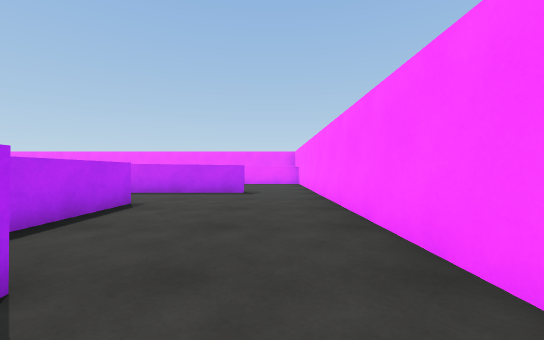
view 1 (above)

21 first-person views from a walk through a scene from a Unity 3-D project. The camera is 0.72 m above the floor, looks level and sees 90° across. The floor is counted in squares, 1 m on a side. Each view is taken from the middle of a square. On the plan, view 1 faces up. The plan holds only what a view shows up to about 9 squares ahead; the rest is blank. The player character is not drawn.

view 2
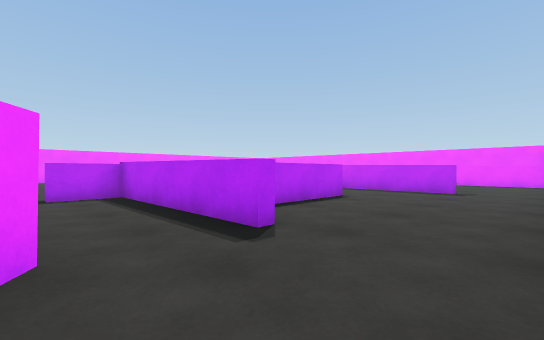

view 3
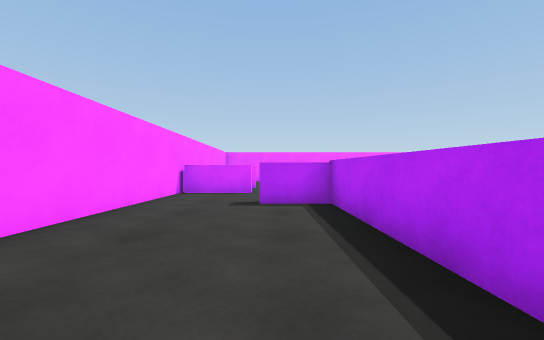

view 4
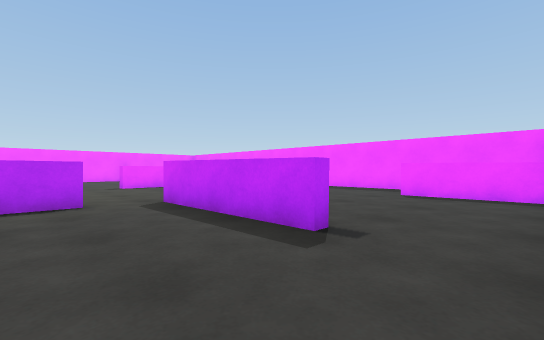

view 5
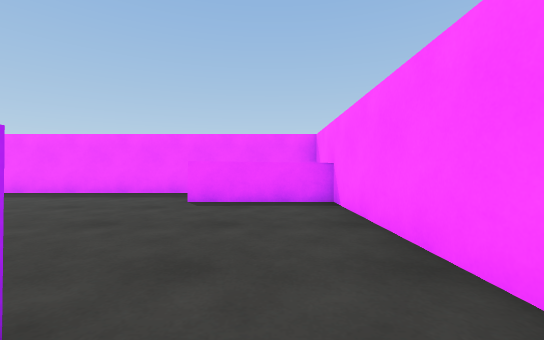

view 6
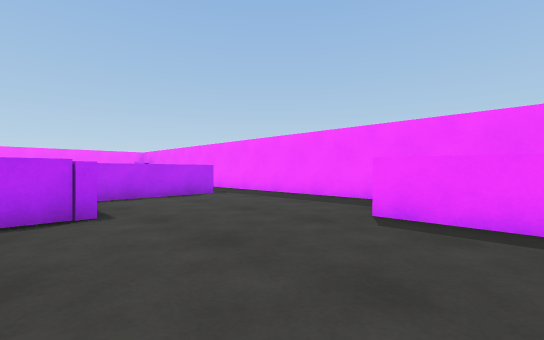

view 7
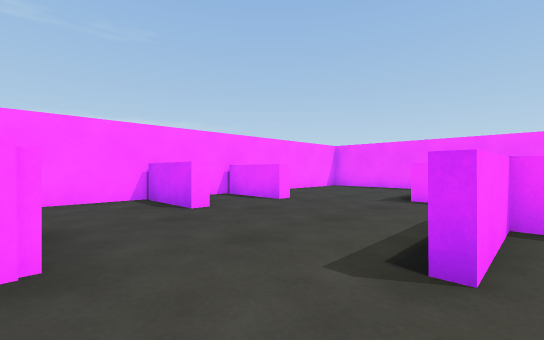

view 8
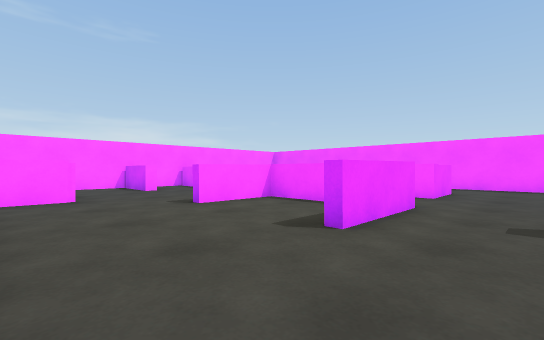

view 9
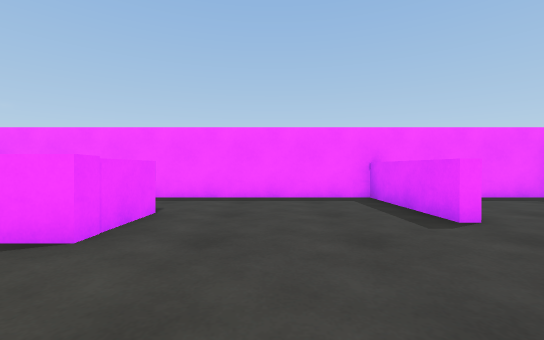

view 10
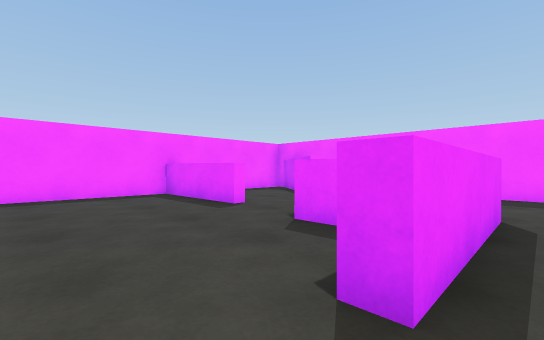

view 11
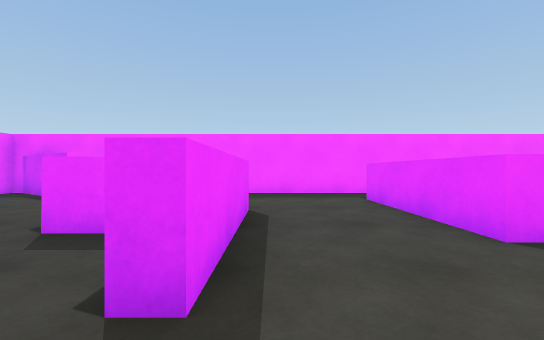

view 12
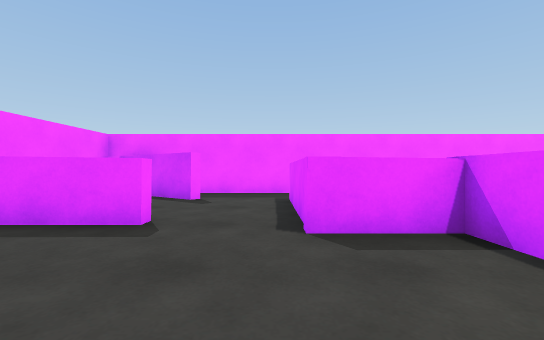

view 13
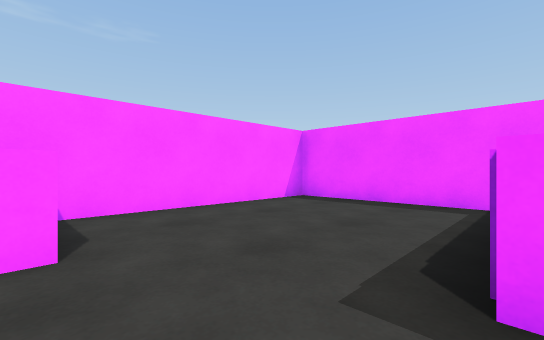

view 14
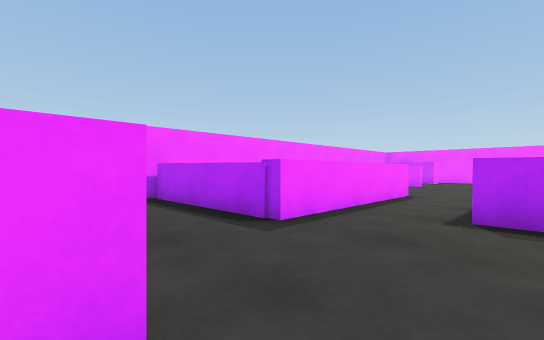

view 15
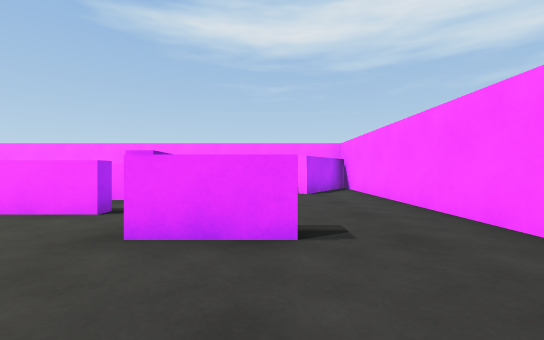

view 16
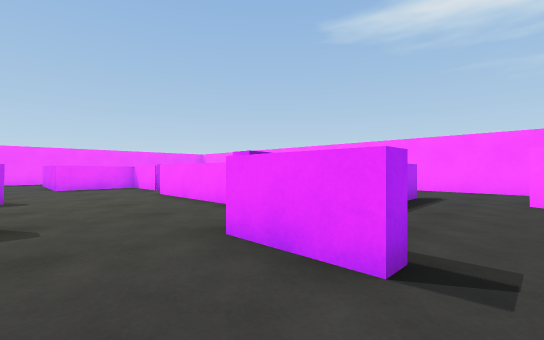

view 17
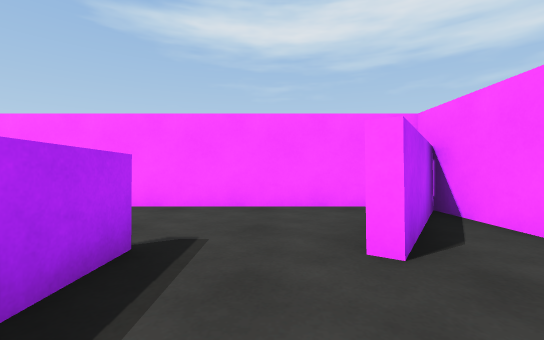

view 18
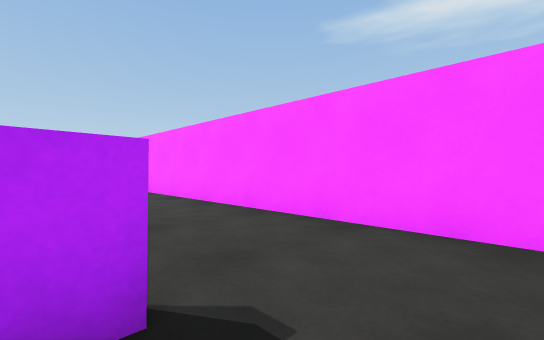

view 19
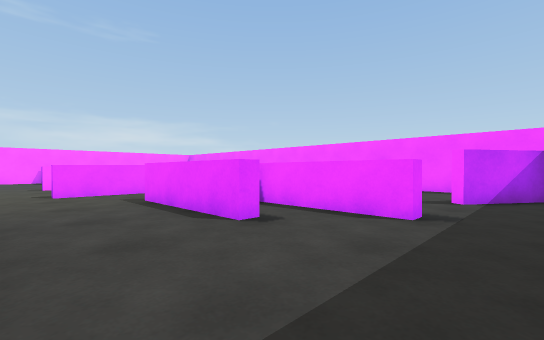

view 20
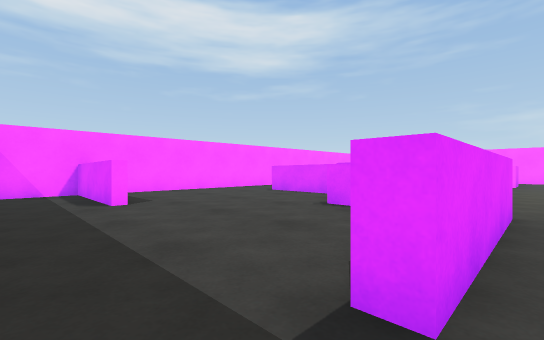

view 21
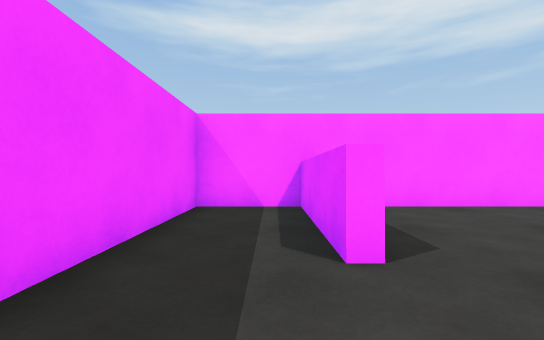

### Floor plan
Key: @ floor where view 1 was taken; # wall or solid block; . floor; ^ raised ledge.
Columns run from 18 left of view 1 to 2 right of it. Each row starts with its distance up from view 1.
 17 # ###################
 16 ###.................#
 15 #.##................#
 14 #.....^....^.....####
 13 #.....^....^........#
 12 ###^..^^...^........#
 11 #.....^^...^^^......#
 10 #......^.....^......#
  9 #............^###^..#
  8 #...................#
  7 #..^^..^##..........#
  6 #.  ^..^.....^......#
  5 #   ^..^.....^.^....#
  4 #   ^..^^....^.^....#
  3 #   ^........^.^....#
  2 #^^^^.......###^#...#
  1 #..........^#.......#
  0 #..........^......@.#
 -1 #.....^.^........#..#
 -2 #.....^.^........##.#
 -3 #####################

Positions as (right, up) in squares from view 1, and headings:
1: (0, 0), facing up
2: (1, -1), facing up-left
3: (-1, 0), facing left
4: (1, 6), facing up-left
5: (0, 8), facing up
6: (0, 10), facing up-left
7: (-7, 4), facing down-left
8: (-6, 9), facing down-left
9: (-11, 9), facing left
10: (-10, 8), facing up-left
11: (-10, 8), facing up
12: (-13, 8), facing up
13: (-12, 2), facing down-left
14: (-11, -1), facing up-left
15: (-10, 0), facing right
16: (-9, -1), facing up-right
17: (-4, 0), facing right
18: (-2, 0), facing up-right
19: (-8, 16), facing down-left
20: (-8, 16), facing down-right
21: (-4, 15), facing right
